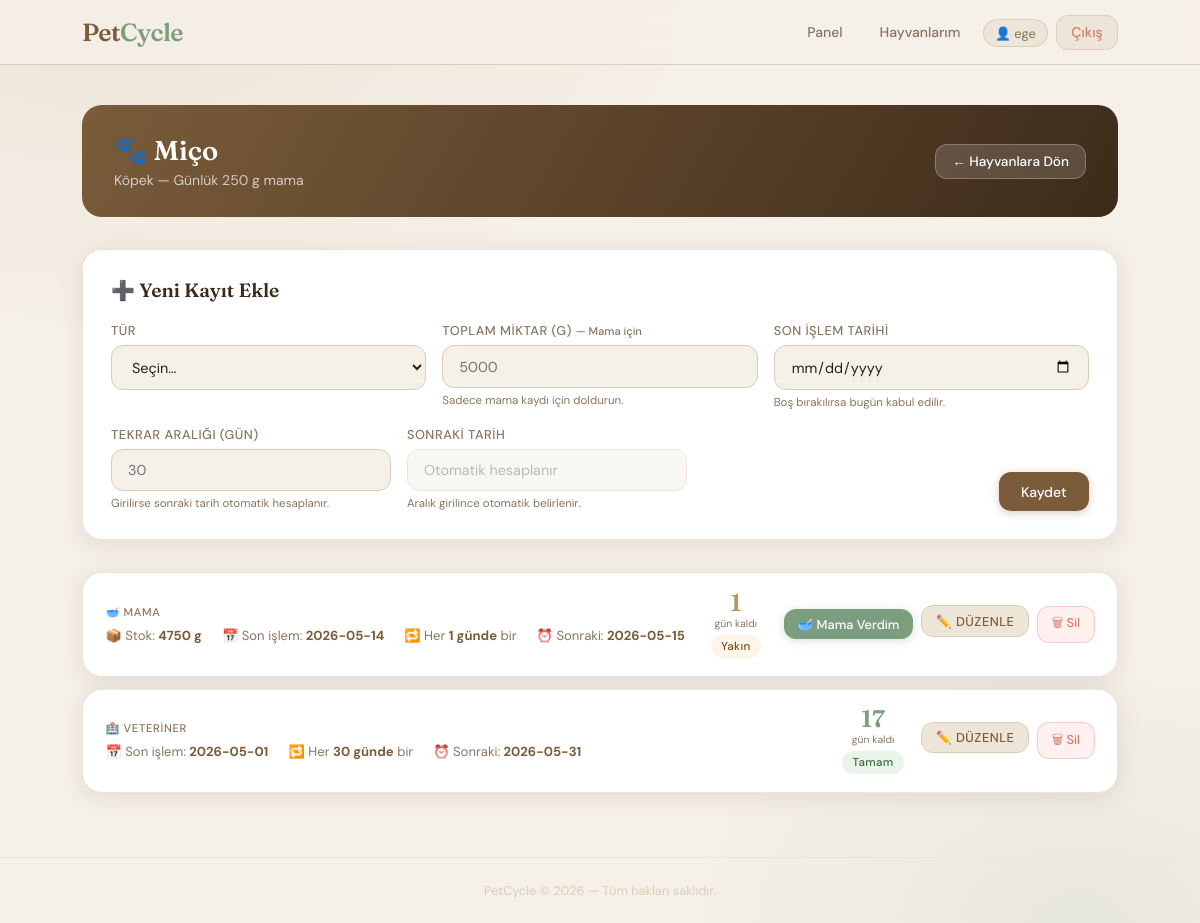
Screenshot of /routines/2 (signed in) with the database file from the repository.
### tables this page shows
CREATE TABLE pets (
            id INTEGER PRIMARY KEY AUTOINCREMENT,
            user_id INTEGER NOT NULL,
            name TEXT NOT NULL,
            species TEXT NOT NULL,
            daily_food_gram INTEGER NOT NULL,
            FOREIGN KEY (user_id) REFERENCES users (id)
        );

CREATE TABLE inventory_and_routines (
            id INTEGER PRIMARY KEY AUTOINCREMENT,
            pet_id INTEGER NOT NULL,
            item_type TEXT NOT NULL, 
            total_amount INTEGER,     
            interval_days INTEGER,      
            next_due_date DATE,       
            last_action_date DATE DEFAULT (date('now', 'localtime')),
            FOREIGN KEY (pet_id) REFERENCES pets (id)
        );

### app.py (the view)
@app.route('/routines/<int:pet_id>', methods=['GET'])
@login_required
def get_routines(pet_id):
    user_id = session['user_id']
    conn = get_db_connection()
    try:
        pet = conn.execute(
            'SELECT * FROM pets WHERE id = ? AND user_id = ?',
            (pet_id, user_id)
        ).fetchone()
        if not pet:
            flash('Bu evcil hayvana erişim yetkiniz yok!', 'danger')
            return redirect(url_for('pets'))
        routines = conn.execute('''
            SELECT ir.* FROM inventory_and_routines ir
            JOIN pets p ON ir.pet_id = p.id
            WHERE ir.pet_id = ? AND p.user_id = ?
        ''', (pet_id, user_id)).fetchall()
        today = date.today()
        processed = []
        for r in routines:
            rd = dict(r)
            if rd['next_due_date']:
                target = datetime.strptime(rd['next_due_date'], '%Y-%m-%d').date()
                rd['days_left'] = (target - today).days
            else:
                rd['days_left'] = None
            processed.append(rd)
        return render_template('routines.html', pet=pet, routines=processed)
    finally:
        conn.close()

### app.py (called while the page is built)
def get_db_connection():
    conn = sqlite3.connect(DATABASE)
    conn.row_factory = sqlite3.Row
    return conn

@app.context_processor
def inject_now():
    return {'now': datetime.now()}

def login_required(f):
    @wraps(f)
    def decorated_function(*args, **kwargs):
        if 'user_id' not in session:
            flash('Lütfen önce giriş yapın.', 'warning')
            return redirect(url_for('login'))
        return f(*args, **kwargs)
    return decorated_function

### templates/routines.html (shortened to what this page needs)
{% extends "base.html" %}
{% block content %}
<div class="routine-header">
    <div>
        <h1>🐾 {{ pet.name }}</h1>
        <p>{{ pet.species }} &mdash; Günlük {{ pet.daily_food_gram }} g mama</p>
    </div>
    <a href="{{ url_for('pets') }}" class="back-btn">← Hayvanlara Dön</a>
</div>
<div class="add-section">
    <h2>➕ Yeni Kayıt Ekle</h2>
    <form method="POST" action="{{ url_for('add_routine') }}">
        <div class="form-grid">
            <div class="form-group" style="margin-bottom:0">
                <label for="item_type">Tür</label>
                <select id="item_type" name="item_type" required>
                    <option value="" disabled selected>Seçin…</option>
                </select>
            </div>
            <div class="form-group" style="margin-bottom:0">
                <label for="total_amount">
                    Toplam Miktar (g)
                    <span style="font-size:.7rem;text-transform:none;letter-spacing:0">— Mama için</span>
                </label>
                <input type="number" id="total_amount" name="total_amount" placeholder="5000" min="1">
                <p class="field-hint">Sadece mama kaydı için doldurun.</p>
            </div>
            <div class="form-group" style="margin-bottom:0">
                <label for="last_action_date">Son İşlem Tarihi</label>
                <input type="date" id="last_action_date" name="last_action_date">
                <p class="field-hint">Boş bırakılırsa bugün kabul edilir.</p>
            </div>
        </div>
        <div class="form-grid-wide">
            <div class="form-group" style="margin-bottom:0">
                <label for="interval_days">Tekrar Aralığı (gün)</label>
                <input type="number" id="interval_days" name="interval_days" placeholder="30" min="1">
                <p class="field-hint">Girilirse sonraki tarih otomatik hesaplanır.</p>
            </div>
            <div class="form-group" style="margin-bottom:0">
                <label>Sonraki Tarih</label>
                <input type="text" disabled placeholder="Otomatik hesaplanır" style="opacity:.5;cursor:not-allowed">
                <p class="field-hint">Aralık girilince otomatik belirlenir.</p>
            </div>
            <div>
                <button type="submit" class="btn btn-primary w-full">Kaydet</button>
            </div>
        </div>
    </form>
</div>
{% if routines %}
<div class="routine-list">
    {% for r in routines %}
    <div class="routine-row">
        <div class="routine-row-main">
            <div class="routine-info">
                <span class="routine-type-label">
                    {% if r.item_type == 'Mama' %}🥣
                    {% elif r.item_type == 'Veteriner' %}🏥
                    {% elif r.item_type == 'Aşı' %}💉
                    {% elif r.item_type == 'Tırnak' %}✂️
                    {% elif r.item_type == 'Banyo' %}🛁
                    {% elif r.item_type == 'İlaç' %}💊
                    {% else %}📌{% endif %}
                    {{ r.item_type }}
                </span>
                <div class="routine-meta">
                    {% if r.total_amount %}
                    <span class="routine-meta-item">
                        📦 Stok: <strong>{{ r.total_amount }} g</strong>
                    </span>
                    {% endif %}
                    {% if r.last_action_date %}
                    <span class="routine-meta-item">
                        📅 Son işlem: <strong>{{ r.last_action_date[:10] }}</strong>
                    </span>
                    {% endif %}
                    {% if r.interval_days %}
                    <span class="routine-meta-item">
                        🔁 Her <strong>{{ r.interval_days }} günde</strong> bir
                    </span>
                    {% endif %}
                    {% if r.next_due_date %}
                    <span class="routine-meta-item">
                        ⏰ Sonraki: <strong>{{ r.next_due_date }}</strong>
                    </span>
                    {% endif %}
                </div>
            </div>
            {% if r.days_left is not none %}
            <div class="days-chip">
                <span class="num
                    {% if r.days_left < 0 %}day-danger
                    {% elif r.days_left <= 3 %}day-warn
                    {% else %}day-ok{% endif %}">
                    {{ r.days_left | abs }}
                </span>
                <span class="lbl">
                    {% if r.days_left < 0 %}gün geçti
                    {% elif r.days_left == 0 %}bugün!
                    {% else %}gün kaldı{% endif %}
                </span>
                {% if r.days_left < 0 %}
                    <span class="badge badge-danger" style="margin-top:.3rem">Gecikti</span>
                {% elif r.days_left == 0 %}
                    <span class="badge badge-warn" style="margin-top:.3rem">Bugün</span>
                {% elif r.days_left <= 3 %}
                    <span class="badge badge-warn" style="margin-top:.3rem">Yakın</span>
                {% else %}
                    <span class="badge badge-ok" style="margin-top:.3rem">Tamam</span>
                {% endif %}
            </div>
            {% endif %}
            <div class="routine-actions">
                {% if r.item_type == 'Mama' %}
                <form method="POST" action="{{ url_for('edit_routine', r_id=r.id) }}">
                    <button type="submit" class="btn btn-sage btn-sm">🥣 Mama Verdim</button>
                </form>
                {% endif %}
                <label for="rt-toggle-{{ r.id }}" class="btn btn-ghost btn-sm" style="cursor:pointer">
                    ✏️ Düzenle
                </label>
                <form method="POST" action="{{ url_for('delete_routine', r_id=r.id) }}"
                    onsubmit="return confirm('Bu kayıt silinecek, emin misiniz?')">
                    <button type="submit" class="btn btn-danger btn-sm">🗑 Sil</button>
                </form>
            </div>
        </div>
    </div>
    {% endfor %}
</div>
{% else %}
<div class="empty-state card">
    <div class="empty-icon">📋</div>
    <p>Bu hayvan için henüz kayıt yok. Yukarıdan ekleyin!</p>
</div>
{% endif %}
{% endblock %}

### rows the page displays
pets: name "Miço", species "Köpek", daily_food_gram "250"
inventory_and_routines: item_type "MAMA", total_amount "4750", last_action_date "2026-05-14", interval_days "1", next_due_date "2026-05-15", days_left|abs "1", shows "Yakın"
inventory_and_routines: item_type "VETERINER", last_action_date "2026-05-01", interval_days "30", next_due_date "2026-05-31", days_left|abs "17", shows "Tamam"

### other values shown
{{ session.username }} "ege"
